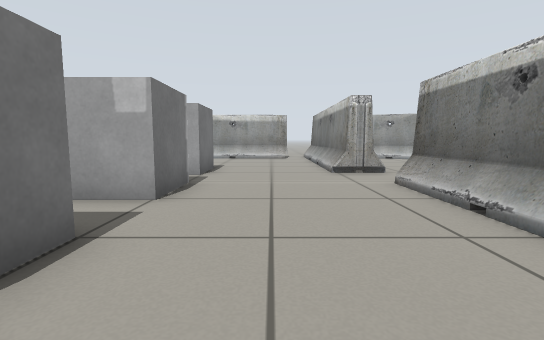
View 1 (above)

24 first-person views from a walk through a robot-simulator world made for Gazebo. The camera is 0.51 m above the floor, tilts 6° down and sees 85° across. Floor lines are 1 m apart. The floor is counted in squares, 0.5 m on a side. Each view is taken from the middle of a square. On the plan, view 1 faces up. The plan holds only what a view shows up to about 12 squares ahead; the rest is blank.

View 2
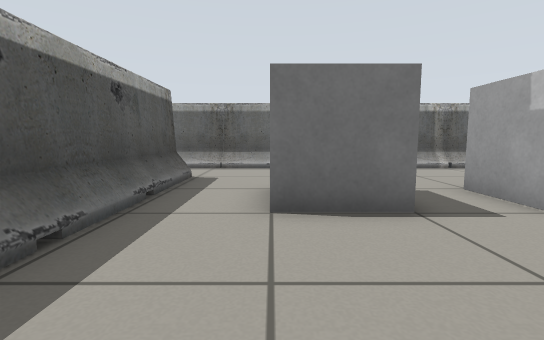

View 3
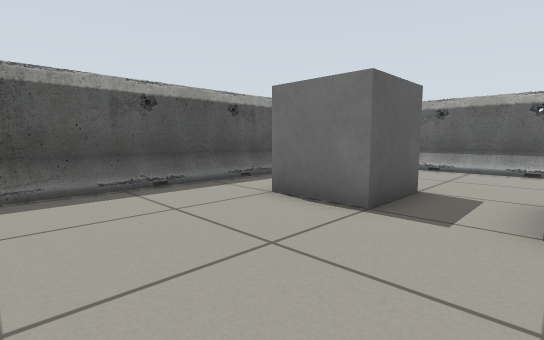

View 4
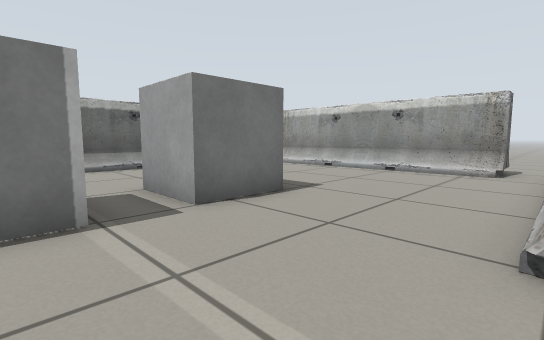

View 5
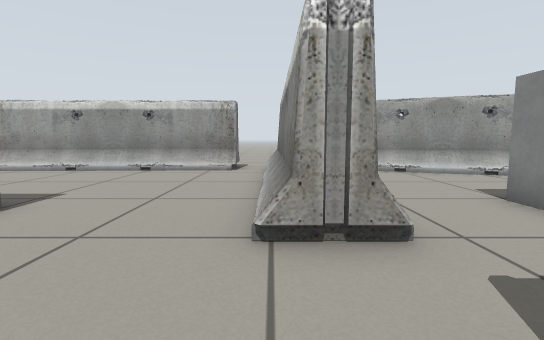

View 6
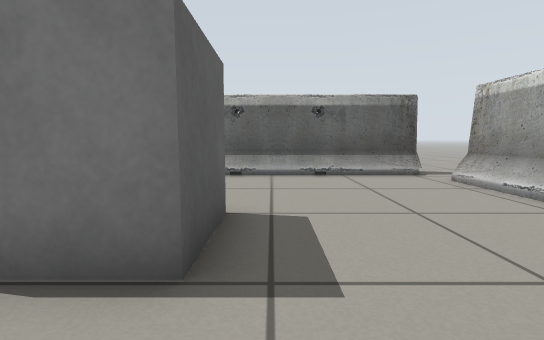

View 7
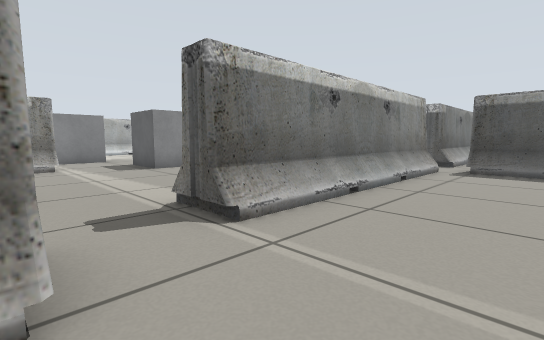

View 8
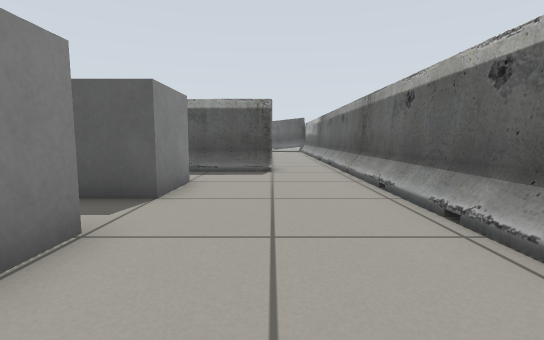

View 9
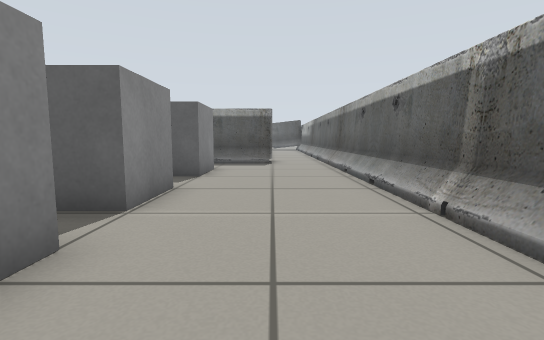

View 10
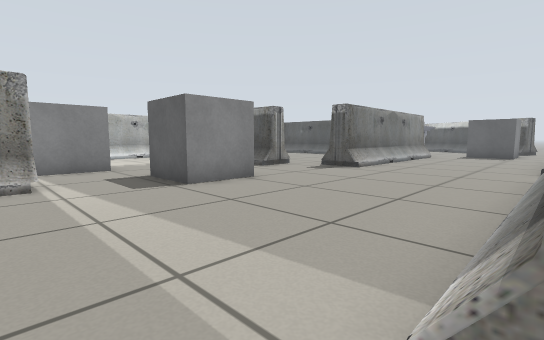

View 11
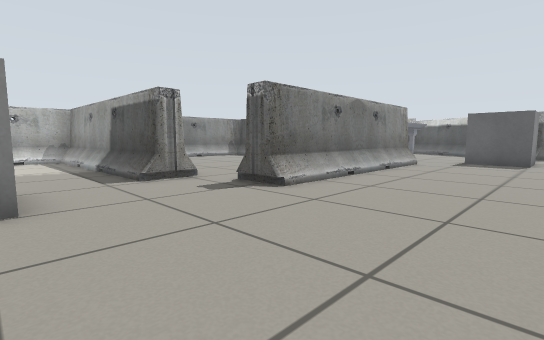

View 12
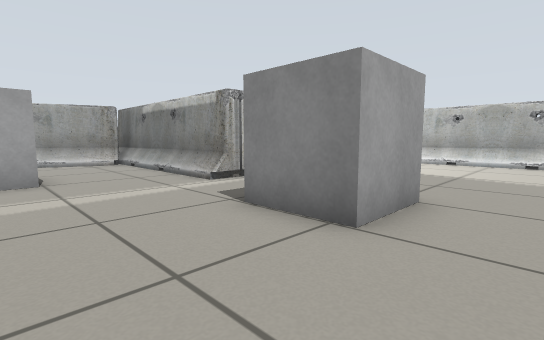

View 13
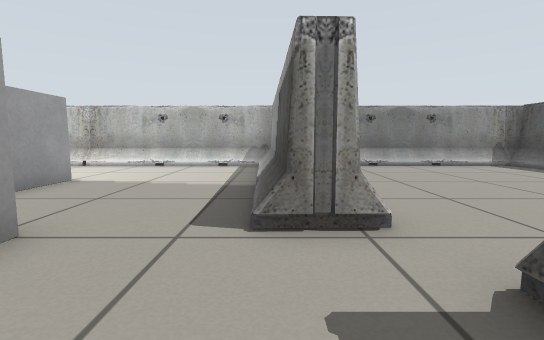

View 14
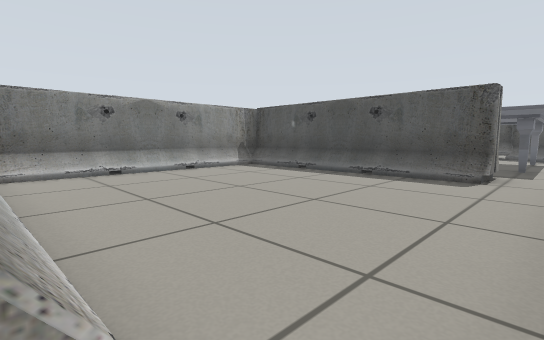

View 15
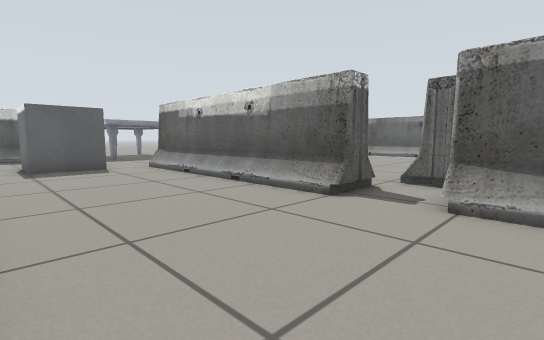

View 16
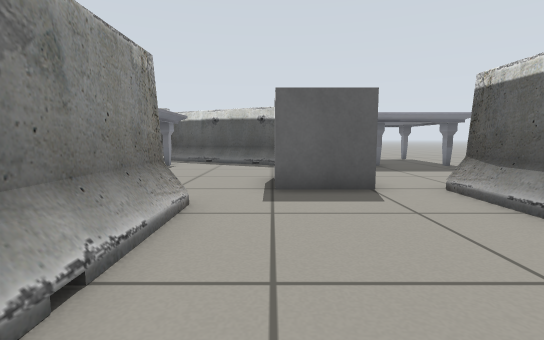

View 17
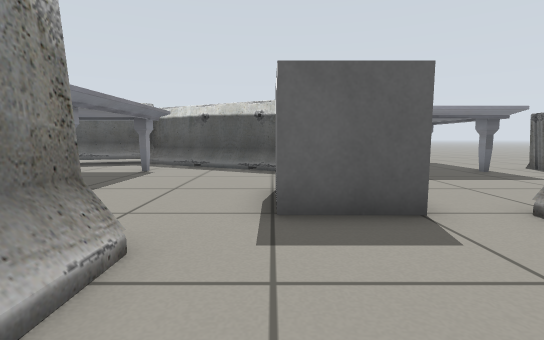

View 18
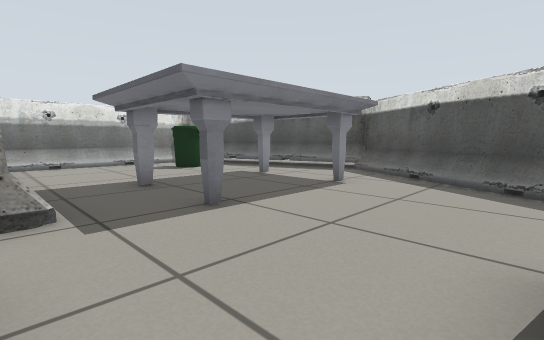

View 19
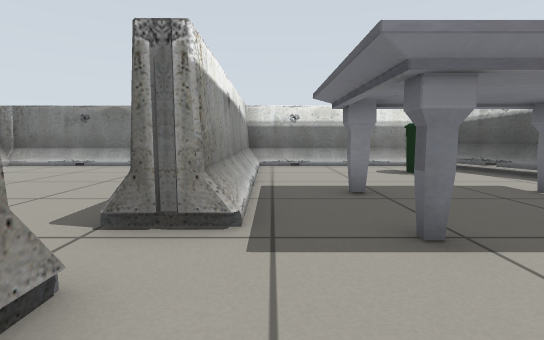

View 20
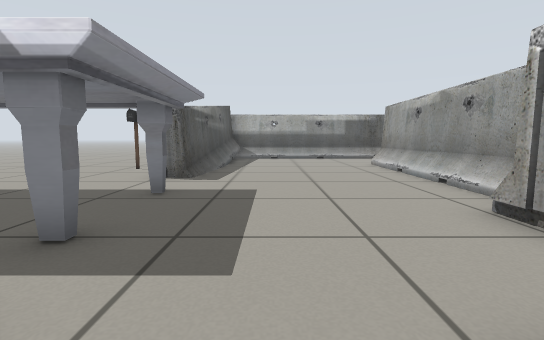

View 21
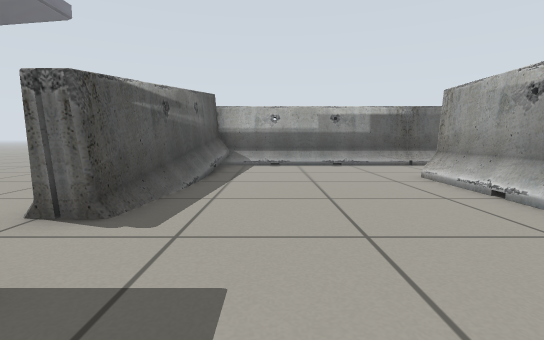

View 22
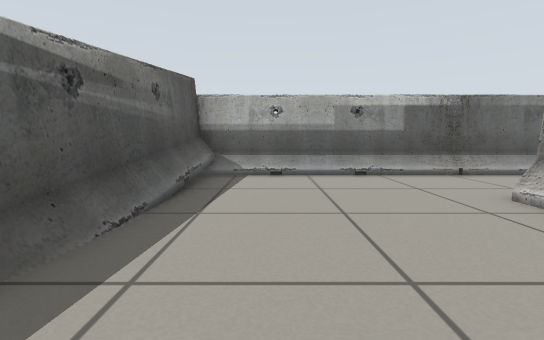

View 23
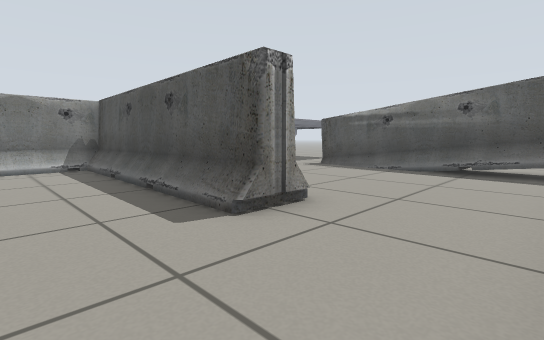

View 24
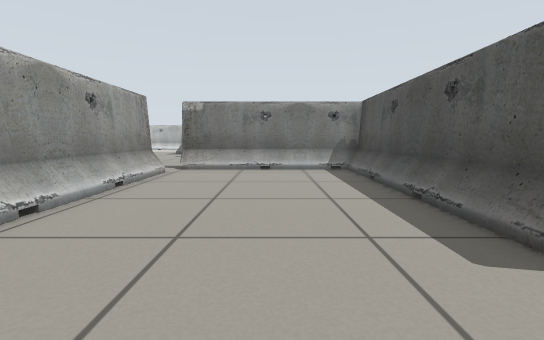

### Floor plan
Key: @ floor where view 1 was taken; . floor; B barrier; T marble table; I bin; P postbox; O other object.
Columns run from 10 left of view 1 to 21 right of it. Each row starts with its distance up from view 1.
 17            BB
 16 ...BBBBBBBBBB  BB
 15  B..........B  .BBBB
 14  B..........B  ....BBBB
 13  B..........B  ......BB
 12  B..........B .......BB
 11  B..........B ..O ...BB
 10  B....OOO...B ..O  ..BB
  9  B....O.O...BB.. OO..BB
  8  B...................BB       BB
  7  B....OOO....BB.......B..O   .BB
  6  B....O.O....BB..........   ..BB
  5  B....OOO....BB..........OO...BB
  4  B...........BB.....O.O.......BB
  3  B....OOO....BB.....OOO.......BB
  2  B....O O....BB...............BB
  1  B....O O....BB...............BB
  0  B........@..BB.......BBBBBBBBBB
 -1  B..BBBBBBBBBBB.......BBBBB   BB
 -2  B..BBBBBBBBB.......BB........BB
 -3  B...........BB.....B ........BB
 -4  B...........BB.....B ........BB
 -5     .........BB.....B ........BB
 -6  B...........BB.....B ........BB
 -7  B...........BB.....B ........BB
 -8  B...........BB.....B ........BB
 -9  B...BBBBBBBBBB.....BBBBBBBBBBBB
-10  B...BBBBBBBB B.......BBBBBBBBBB
-11  B...........BB.OOO...........BB
-12  B..............O O...TTTT....BB
-13  B..............O O...TTTT....BB
-14  B....................TTTT....BB
-15  B............... ....TTTT..I.BB
-16  BBBBBBBBB.TTTT.  ....TTTT..I.BB
-17     B    B.TTTT   BB..TTT ...B
-18        ....TTT     BBBB..BBBBB
-19       .P...TT        BBBBBB
-20      ......            BB
-21      ......
-22        ..

Where each view was taken, in squares from view 1:
view 1: 0 up, 0 right, facing up
view 2: 1 up, 2 right, facing left
view 3: 5 up, 2 right, facing down-left
view 4: 6 up, 2 right, facing up-left
view 5: 6 up, 2 right, facing up
view 6: 11 up, 0 right, facing left
view 7: 9 up, 0 right, facing down-right
view 8: 8 up, 6 left, facing down
view 9: 11 up, 6 left, facing down
view 10: 8 up, 4 right, facing down-right
view 11: 3 up, 5 right, facing down-right
view 12: 1 up, 7 right, facing up-right
view 13: 0 up, 9 right, facing right
view 14: 1 down, 11 right, facing down-right
view 15: 0 up, 9 right, facing down-left
view 16: 5 down, 8 right, facing down
view 17: 7 down, 8 right, facing down
view 18: 10 down, 8 right, facing down-right
view 19: 11 down, 9 right, facing right
view 20: 14 down, 7 right, facing left
view 21: 14 down, 3 right, facing left
view 22: 14 down, 0 right, facing left
view 23: 6 down, 8 left, facing down-right
view 24: 6 down, 7 left, facing right
